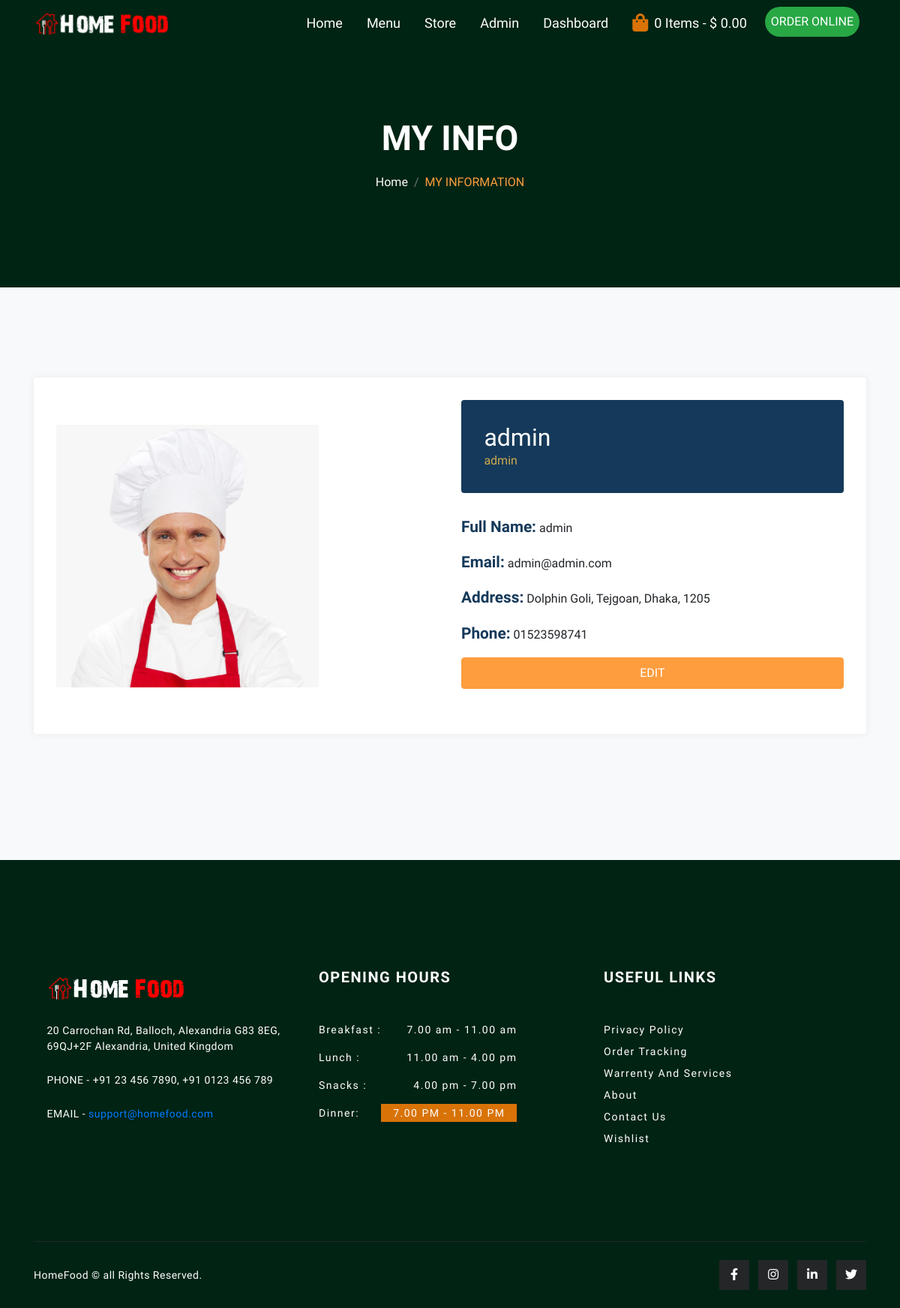
Page /show_my_info.php (signed in) on the committed database.
### tables this page shows
CREATE TABLE `user` (
  `id` int(11) NOT NULL,
  `full_name` varchar(255) NOT NULL,
  `email` varchar(255) NOT NULL,
  `phone_number` varchar(255) NOT NULL,
  `password` varchar(255) NOT NULL,
  `user_role` varchar(255) NOT NULL,
  `user_address` varchar(500) DEFAULT NULL,
  `user_zip` varchar(10) DEFAULT NULL,
  `user_area` varchar(55) DEFAULT NULL,
  `shop_name` varchar(55) DEFAULT NULL,
  `nid_number` varchar(15) DEFAULT NULL,
  `profile_image` varchar(255) DEFAULT 'uploads/default-profile-picture.jpg'
);

### show_my_info.php (the view, shortened to what this page needs)
<?php require 'templates/header.php'; ?>
<?php if (!isset($_SESSION['isLoggedIn']) && (!isset($_SESSION['userRole']) && $_SESSION['userRole'] != '0')) {
	header('Location: signin.php');
	exit;
} else { ?>
	<body>
		<?php require 'templates/nav.php'; ?>
		<?php
		$userID = $_SESSION['userID'];
		?>
		<section id="banner" class="banner-bg cart-banner">
			<div class="container">
				<div class="row">
					<div class="col-12">
						<div class="banner-title text-center">
							<p class="banner-heading">My Info</p>
							<ol class="breadcrumb justify-content-center">
								<li class="breadcrumb-item"><a href="index.php">Home</a>
								</li>
								<li class="breadcrumb-item active text-uppercase" aria-current="page">My Information</li>
							</ol>
						</div>
					</div>
				</div>
			</div>
		</section>
		<?php
		include_once 'db_connection.php';
		$sql = "SELECT * FROM user WHERE id = $userID";
		$users = $conn->query($sql);
		foreach ($users as $user) {
		?>
			<section class="bg-light section-profile-info">
				<div class="container">
					<div class="row">
						<div class="col-lg-12 mb-4 mb-sm-5">
							<div class="card card-style1 border-0">
								<div class="card-body p-1-9 p-sm-2-3 p-md-6 p-lg-7">
									<div class="row align-items-center">
										<div class="col-lg-6 mb-4 mb-lg-0">
											<img src="<?php echo $user['profile_image']; ?>" alt="..." height="350px" width="350px">
										</div>
										<div class="col-lg-6 px-xl-10">
											<div class="bg-secondary d-lg-inline-block py-1-9 px-1-9 px-sm-6 mb-1-9 w-100 rounded">
												<h3 class="h2 text-white mb-0"><?php echo $user['full_name']; ?></h3>
												<span class="text-primary"><?php echo $user['user_role']; ?></span>
											</div>
											<ul class="list-unstyled mb-1-9">
												<li class="mb-2 mb-xl-3 display-28"><span class="display-26 text-secondary me-2 font-weight-600">Full Name:</span> <span><?php echo $user['full_name']; ?></li>
												<li class="mb-2 mb-xl-3 display-28"><span class="display-26 text-secondary me-2 font-weight-600">Email:</span> <span><?php echo $user['email']; ?> </li>
												<li class="mb-2 mb-xl-3 display-28"><span class="display-26 text-secondary me-2 font-weight-600">Address:</span> <span><?php echo $user['user_address'] . ", " . $user['user_area'] . ", " . $user['user_zip']; ?></li>
												<li class="mb-2 mb-xl-3 display-28"><span class="display-26 text-secondary me-2 font-weight-600">Phone:</span> <span><?php echo $user['phone_number']; ?> </li>
												<li><a class="text-uppercase checkout__order-bill__btn py-1 py-md-2 text-center rounded" data-toggle="modal" data-target="#myModal" href="register.php?id=<?php echo $user['id']; ?>">Edit</a></li>
											</ul>
										</div>
									</div>
								</div>
							</div>
						</div>
					</div>
				</div>
			</section>
		<?php $item_number++;
		} ?>
	<?php require 'templates/footer.php';
} ?>

### css/style.css (style rules this page uses)
:root { --light-warning: #d97307; --soft-dark: #002314; --main: #fd9d3e; --main-transparent: #fd9d3e80; --bg-color: #f4f4f4; --br-rd: 25px; --light-dark: #242628; --light-dark-2: #2b2d2c; --ls: 1px; }
* { margin: 0; padding: 0; box-sizing: border-box; font-family: "PT Sans Narrow", sans-serif; }
html { scroll-behavior: smooth; }
.banner-bg { background-position: center; background-repeat: no-repeat; background-size: cover; padding: 100px 0px 50px 0px; }
.blog-banner,.blog-detail-banner,.checkout-banner,.cart-banner { background-image: url("../img/blog-9.jpg"); }
.banner-heading { font-size: 30px; font-weight: 700; text-transform: uppercase; color: var(--white); margin-bottom: 0; }
.banner-title .breadcrumb { background: none; text-transform: capitalize; }
.banner-title .breadcrumb-item a { color: var(--white) !important; transition: 0.4s; }
.banner-title .breadcrumb-item.active { color: var(--main) !important; }
.card-body { transition: 0.5s; }
.card { border: none !important; }
.checkout__order-bill__btn { display: block; width: 100%; border: 1px solid var(--main); background-color: var(--main); color: var(--white); outline: none; transition: 0.4s; }
@media only screen and (min-width: 768px) { .banner-bg { padding: 150px 0 50px 0; } }
@media only screen and (min-width: 768px) { .banner-heading { font-size: 42px; } }
@media only screen and (min-width: 992px) { .banner-heading { font-size: 46px; } }
@media only screen and (min-width: 1200px) { .banner-bg { padding: 150px 0 100px 0; } }
.card-style1 { box-shadow: 0px 0px 10px 0px rgb(89 75 128 / 9%); }
.border-0 { border: 0!important; }
.card { position: relative; display: flex; flex-direction: column; min-width: 0; word-wrap: break-word; background-color: #fff; background-clip: border-box; border: 1px solid rgba(0,0,0,.125); border-radius: 0.25rem; }
.section-profile-info { padding: 120px 0; overflow: hidden; background: #fff; }
.text-primary { color: #ceaa4d !important; }
.text-secondary { color: #15395A !important; }
.font-weight-600 { font-weight: 600; }
.display-26 { font-size: 1.3rem; }
@media screen and (min-width: 992px) { .p-lg-7 { padding: 4rem; } }
@media screen and (min-width: 768px) { .p-md-6 { padding: 3.5rem; } }
@media screen and (min-width: 576px) { .p-sm-2-3 { padding: 2.3rem; } }
.p-1-9 { padding: 1.9rem; }
.bg-secondary { background: #15395A !important; }
@media screen and (min-width: 576px) { .pe-sm-6, .px-sm-6 { padding-right: 3.5rem; } }
@media screen and (min-width: 576px) { .ps-sm-6, .px-sm-6 { padding-left: 3.5rem; } }
.pe-1-9, .px-1-9 { padding-right: 1.9rem; }
.ps-1-9, .px-1-9 { padding-left: 1.9rem; }
.pb-1-9, .py-1-9 { padding-bottom: 1.9rem; }
.pt-1-9, .py-1-9 { padding-top: 1.9rem; }
.mb-1-9, .my-1-9 { margin-bottom: 1.9rem; }
@media (min-width: 992px) { .d-lg-inline-block { display: inline-block!important; } }
.rounded { border-radius: 0.25rem!important; }

### rows in the picture
user: profile_image (picture), full_name "admin", user_role "admin", email "admin@admin.com", user_address "Dolphin Goli", user_area "Tejgoan, Dhaka", user_zip "1205", phone_number "01523598741"

### other values in the picture
$_SESSION['userName'] "Admin"
